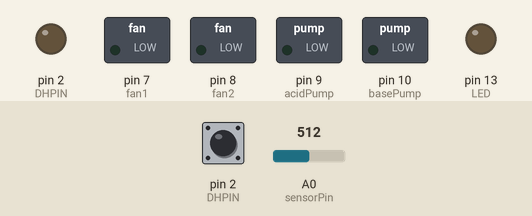
Simulated run of this sketch. Board: Arduino Uno, built with avr-gcc and run on an emulated ATmega328P. Shown: switched loads named in the sketch (green lamp = pin HIGH), output pins drawn as LEDs (lit = HIGH). The inputs (shaded band) are chosen by the test bench; at power-on: pin 2 (DHPIN) HIGH, A0 (sensorPin) = 512. What the sketch prints to the serial monitor is not drawn.

Above: at 0.1 s.
At 36.9 s:
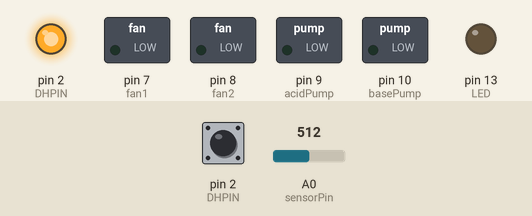
Timing chart, 0 to 38.4 s (numbered marks = the images above):
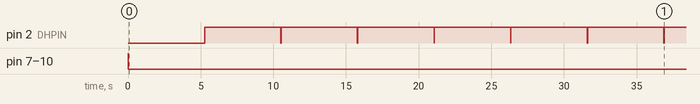

Measured:
- by itself, pin 2 (DHPIN): alternates HIGH for 5.3 s and LOW for 0.02 s
- by itself, pin 7 (fan1), pin 8 (fan2), pin 9 (acidPump), pin 10 (basePump): HIGH → LOW at 0.01 s

The sketch:

multitasking_bucket.ino
```cpp
#include <DHT.h>

#define DHPIN 2

DHT dht(DHPIN, DHT11);
// Adafruit_NeoPixel strip = Adafruit_NeoPixel(60, 6 , NEO_GRB + NEO_KHZ800);
#define sensorPin A0            //pH meter Analog output to Arduino Analog Input 0         //deviation compensate
#define LED 13
#define pHMax 7.5
#define pHMin 5.5
#define acidPump 9
#define basePump 10
#define fan1 7
#define fan2 8

// Use protection
boolean TEMP_AUTOMATION = true;
boolean FAN_DEMO = false;
int FAN_DEMO_INTERVAL_IN_MILLIS = 10000; // Turns the fan on and off with the interval given. Ignored if FORCE_FAN_ON is false.

boolean PH_AUTOMATION = true;
boolean PH_DEMO = false; // Overrides automation if true. It pumps a little bit, hopefully not enough to matter.

// These are unchanging variable to determine how long it would take use the next loop.
// final long LOOP_DELAY = 1000; // Run the loop once every second.
// final long TIMEOUT = 10000; // Try to unfreeze if Arduino has not received any new information since 10 sec ago.

long NEXT_UPDATE_TEMP = 5000; // 5 sec delay
long NEXT_UPDATE_PH = 60000; // 1 min delay
long NEXT_UPDATE_HUMIDITY = 5000; // 5 sec delay
long NEXT_UPDATE_AUTOMATION = 60000; // 1 min delay. This is for setting the millis of when values should change.
long NEXT_UPDATE_AUTOMATION_ADJUSTMENTS = 10; // 0.01 sec delay. This is for actually making the adjustments to the system.

// This variable stores the incoming byte from the serial.
int incomingData = -1;

// These values are to be send when Python interpreter calls for an update.
float currentTemp = -1.0;
float currentpH = -1.0;
float currentHumidity = -1.0;

// These keep track of the system millis and time to update.
long currentMillis = 0;

long updateTempInMillis = 0;
long updatepHInMillis = 0;
long updateHumidityInMillis = 0;
long updateAutomationInMillis = 0;
long updateAutomationAdjustmentsInMillis = 0;

// These are values to keep on the fans or pH pumps
long pHAcidPumpOnInMillis = 0;
long pHAcidPumpOffInMillis = 0;
long pHBasePumpOnInMillis = 0;
long pHBasePumpOffInMillis = 0;
long fanOnInMillis = 0;
long fanOffInMillis = 0;
boolean isFanOn = false;

void setup() {
  // Start a serial connection.
  Serial.begin(9600); // Argument must be the same as the Python file

  // Brett did this
  pinMode(acidPump, OUTPUT);
  pinMode(basePump, OUTPUT);
  pinMode(fan1, OUTPUT);
  pinMode(fan2, OUTPUT);
  pinMode(LED, OUTPUT);
  pinMode(sensorPin, INPUT);

  /*
  strip.begin();
  for (int i = 0; i < 60; i++) {
    strip.setPixelColor(i, 255, 0, 255);
  }
  strip.show();
   */

  digitalWrite(acidPump, HIGH);
  digitalWrite(basePump, HIGH);
  digitalWrite(fan1, HIGH);
  digitalWrite(fan2, HIGH);
  // End Brett did this

  // Update the current millis of the Arduino
  currentMillis = millis();

  // Don't automatically start the automation. Give the system time to get ready.
  updateAutomationInMillis = millis() + (NEXT_UPDATE_AUTOMATION);
  updateAutomationAdjustmentsInMillis = millis() + (NEXT_UPDATE_AUTOMATION_ADJUSTMENTS);
}

// The loop handles getting new values.
// The values SHOULD NOT BE SENT unless Python serial asks for it by sending the byte 1.
// This only handles the internal values that Arduino is currently getting.
void loop() {
  // Update every loop.
  currentMillis = millis();

  // Temperature data update block
  // If enough time has passed to update the temperature:
  if (currentMillis > updateTempInMillis) {
    // Ignore update if the value is null.
    // If not, convert the value to a String and store the value.
    float temp = getNewTemp();

    if (!isnan(temp)) {
        currentTemp = temp;
    }

    // Update next temperature time.
    updateTempInMillis = millis() + NEXT_UPDATE_TEMP; // Update the var for the next humidity update.
  }

  // Humidity data update block
  // If enough time has passed to update the humidity:
  if (currentMillis > updateHumidityInMillis) {
    // Ignore update if the value is null.
    // If not, convert the value to a String and store the value.
    float humidity = getNewHumidity();
    if (!isnan(humidity)) {
        currentHumidity = humidity;
    }

    // Update next humidity time.
    updateHumidityInMillis = millis() + NEXT_UPDATE_HUMIDITY; // Update the var for the next humidity update.
  }

  // pH data update block
  // If enough time has passed to update the pH:
  if (currentMillis > updatepHInMillis) {
    float pH = getNewpH();
    if (!isnan(pH)) {
        currentpH = pH;
    }

    // Update next pH time.
    updatepHInMillis = millis() + NEXT_UPDATE_PH; // Update the var for the next pH update.
  }

  // Automation: automatically adjust the temperature and pH level of the system.
  // If it is time to run the automation check.
  if (currentMillis > updateAutomationInMillis) {
    adjustpH(currentpH);
    adjustTemp(currentTemp);

    printSerial();

    // Update the automation millis value.
    updateAutomationInMillis = millis() + NEXT_UPDATE_AUTOMATION;
  }

  // Handle the actual changes based on the millis set.
  if (currentMillis > updateAutomationAdjustmentsInMillis) {
    makeAutomationAdjustments();

    // Update the automation adjustments millis value.
    updateAutomationAdjustmentsInMillis = millis() + NEXT_UPDATE_AUTOMATION_ADJUSTMENTS;
  }

  // Get any information from the serial port.
  //checkForSerialConnection();
}

// Broken
void checkForSerialConnection() {
  while (Serial.available() > 0) { // POSSIBLE PROGRAM LOCK.
    incomingData = Serial.read(); // Read the data.

    //if (incomingData == 1) { // 1 is the data designated to give data to the Python interpreter.
      Serial.println("temp:" + ((String) currentTemp) + ",ph:" + ((String) currentpH) + ",humid:" + ((String) currentHumidity));
      //incomingData = -1; // Reset the value so it doesn't keep sending data.

    //}

  }
}

void printSerial() {
  Serial.println("temp:" + ((String) currentTemp) + ",ph:" + ((String) currentpH) + ",humid:" + ((String) currentHumidity));
}

// Returns the humidity from the sensor.
float getNewHumidity() {
  // Reading temperature or humidity takes about 250ms
  // Sensor readings may be as old as 2 seconds ago. (it's a slow sensor)
  return dht.readHumidity(); // Read humidity from sensor.

}

// Returns the temperature from the sensor.
float getNewTemp() {
  // Reading temperature or humidity takes about 250ms
  // Sensor readings may be as old as 2 seconds ago. (it's a slow sensor)
  //float temp = dht.readTemperature(); // Read temperature as Celsius
  float temp = dht.readTemperature(true); // Read temperature as Fahrenheit

  return temp;

}

// Returns the pH from the sensor.
float getNewpH() {
  // I don't know what these do but it's the same as before.
  float sensorRaw = analogRead(sensorPin);
  float voltage = (sensorRaw * 5.0) / 1024;
  float pHValue = 3.5 * voltage;

  return pHValue;

}

// Make timing adjustments to the pH based on the current settings and pH.
void adjustpH(float pH) {
  if (PH_DEMO) {
    pHAcidPumpOnInMillis = millis();
    pHAcidPumpOffInMillis = millis() + 50;
    pHBasePumpOnInMillis = millis() + 100;
    pHBasePumpOffInMillis = millis() + 150;

  } else if (PH_AUTOMATION && pH > 0) {
    if (pH > pHMax) { // The pH level is basic. Add acid.
      pHAcidPumpOnInMillis = millis();
      pHAcidPumpOffInMillis = millis() + 1500;

    } else if (pH < pHMin) { // The pH level is acidic. Add base.
      pHBasePumpOnInMillis = millis();
      pHBasePumpOffInMillis = millis() + 1500;

    }
  }
}

// Make timing adjustments to the fans based on the current settings and temperature.
void adjustTemp(float temp) {
  if (FAN_DEMO) {
    fanOnInMillis = currentMillis;
    fanOffInMillis = currentMillis + FAN_DEMO_INTERVAL_IN_MILLIS;

  } else if (TEMP_AUTOMATION && temp > 0) {
    if (temp > 80 && !isFanOn) { // ~75F
      // Turn on the fans
      fanOnInMillis = currentMillis;

    }  else if (temp < 75 && isFanOn) { // ~70F
      // Turn off the fans.
      fanOffInMillis = currentMillis;

    }
  }
}

void makeAutomationAdjustments() {
  // Turn on acid pump.
  if (pHAcidPumpOnInMillis != -1 && currentMillis > pHAcidPumpOnInMillis) {
    digitalWrite(acidPump, HIGH);
    pHAcidPumpOnInMillis = -1; // Prevent the function from changing the value.

  }

  // Turn off acid pump.
  if (pHAcidPumpOffInMillis != -1 && currentMillis > pHAcidPumpOffInMillis) {
    digitalWrite(acidPump, LOW);
    pHAcidPumpOffInMillis = -1; // Prevent the function from changing the value.

  }

  // Turn on base pump.
  if (pHBasePumpOnInMillis != -1 && currentMillis > pHBasePumpOnInMillis) {
    digitalWrite(basePump, HIGH);
    pHBasePumpOnInMillis = -1; // Prevent the function from changing the value.

  }

  // Turn off base pump.
  if (pHBasePumpOffInMillis != -1 && currentMillis > pHBasePumpOffInMillis) {
    digitalWrite(basePump, LOW);
    pHBasePumpOffInMillis = -1; // Prevent the function from changing the value.

  }

  // Turn on fans.
  if (fanOnInMillis != -1 && !isFanOn && currentMillis > fanOnInMillis) {
    digitalWrite(fan1, HIGH);
    digitalWrite(fan2, HIGH);

    isFanOn = true;
    fanOnInMillis = -1; // Prevent the function from changing the value.

  }

  // Turn off fans.
  if (fanOffInMillis != -1 && isFanOn && currentMillis > fanOffInMillis) {
    digitalWrite(fan1, LOW);
    digitalWrite(fan2, LOW);

    isFanOn = false;
    fanOffInMillis = -1; // Prevent the function from changing the value.

  }
}
```
